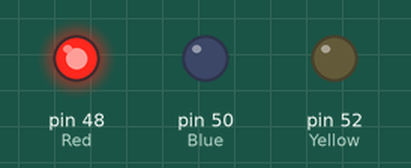
Recording of a sketch running on a simulated Arduino Mega 2560, built with avr-gcc and run on an emulated ATmega2560. Parts: output pins drawn as LEDs (lit = HIGH).

Above: at 0.5 s.
At 1.5 s:
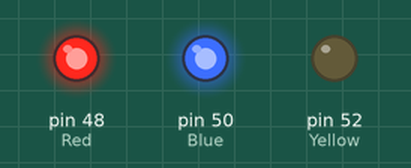
At 2.5 s:
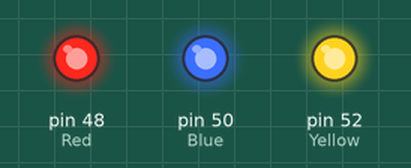
At 3.5 s:
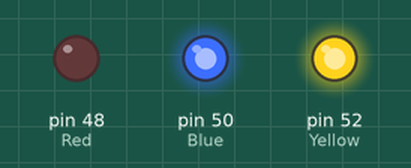
At 4.5 s:
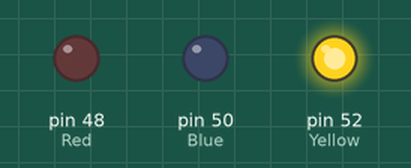
At 5.5 s:
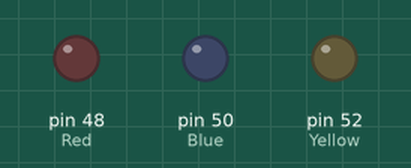
Timing chart, 0 to 7.6 s (numbered marks = the images above):
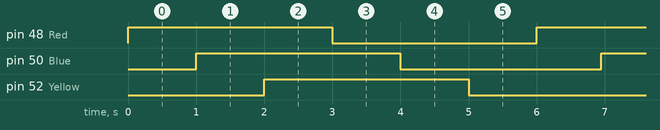

The sketch:

sketch_aug10a.ino
```cpp
int Red = 48;
int Blue = 50;
int Yellow = 52;
void setup() {
  // put your setup code here, to run once:
  pinMode(Red, OUTPUT);
  pinMode(Blue, OUTPUT);
  pinMode(Yellow, OUTPUT);
}

void loop() {
  // put your main code here, to run repeatedly:
  int t = 1000;
  for(int i = 0;i < 20;i++){
    RaiseAllLEDS(t);
    LowerAllLEDS(t);
    t = t - 50;
  }
   for(int i = 0;i < 20;i++){
    RaiseAllLEDS(t);
    LowerAllLEDS(t);
    t = t +  50;
  }
}

void RaiseAllLEDS(int delayTime){
    digitalWrite(Red, HIGH);
    delay(delayTime);
    digitalWrite(Blue, HIGH);
    delay(delayTime);
    digitalWrite(Yellow, HIGH);
    delay(delayTime);
}

void LowerAllLEDS(int t){
    digitalWrite(Red, LOW);
    delay(t);
    digitalWrite(Blue, LOW);
    delay(t);
    digitalWrite(Yellow, LOW);
    delay(t);
}
```

Measured:
- by itself, pin 48 (Red): repeats every 5.9 s: LOW 3.0 s, HIGH 2.9 s
- by itself, pin 50 (Blue): repeats every 5.8 s: LOW 3.0 s, HIGH 2.9 s
- by itself, pin 52 (Yellow): repeats every 5.8 s: LOW 2.9 s, HIGH 2.9 s
